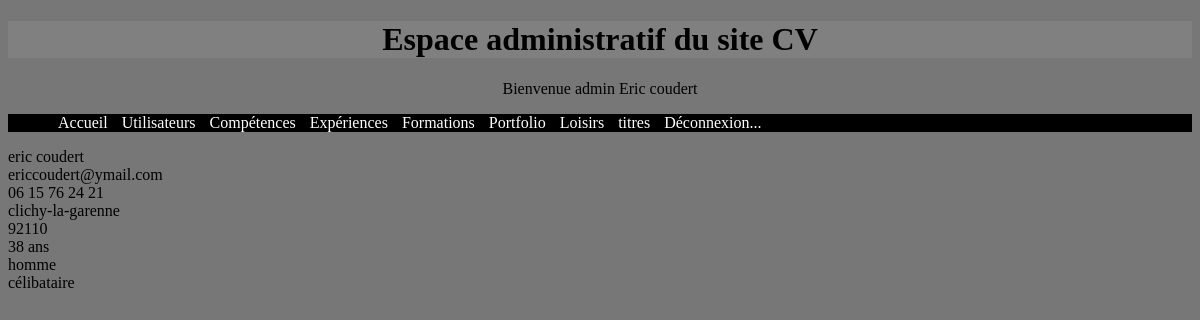
Page /admin/utilisateur.php (signed in) on the committed database.
### tables this page shows
CREATE TABLE `utilisateurs` (
  `id_utilisateur` smallint(5) NOT NULL,
  `nom` varchar(25) NOT NULL,
  `prenom` varchar(25) NOT NULL,
  `email` varchar(50) NOT NULL,
  `telephone` varchar(20) NOT NULL COMMENT 'varchar car 0 n''est pas un entier',
  `mdp` varchar(13) NOT NULL,
  `age` smallint(5) NOT NULL,
  `sexe` enum('homme','femme') NOT NULL,
  `etat_civil` enum('marié','célibataire') NOT NULL,
  `pays` varchar(25) NOT NULL,
  `ville` varchar(20) NOT NULL,
  `adresse` text NOT NULL,
  `code_postal` varchar(5) NOT NULL,
  `pseudo` varchar(13) NOT NULL,
  `avatar` varchar(13) NOT NULL,
  `note` varchar(20) NOT NULL
);

### admin/utilisateur.php (the view, shortened to what this page needs)
<!DOCTYPE html>
<html lang="fr">
	<head>
		<link rel="stylesheet" type="text/css" href="../cssAdmin/myfrontstyle.css" />
	</head>
	<body>
		<header>
			<h1>Espace administratif du site CV</h1>
			<p>Bienvenue admin Eric coudert</p>
			<?php include 'navAdmin.php'; ?>
		</header>
		<div>
			<?php
			$sql = $pdoCV -> query("SELECT * FROM utilisateurs");
			$resultat = $sql -> fetch();
			echo '<div class="identite">';
			echo $resultat['prenom'] . ' ' . $resultat['nom'] . '<br />';
			echo $resultat['email'] . '<br />';
			echo $resultat['telephone'] . '<br />';
			echo $resultat['ville'] . '<br />';
			echo $resultat['code_postal'] . '<br />';
			echo $resultat['age'] . ' ans<br />';
			echo $resultat['sexe'] . '<br />';
			echo $resultat['etat_civil'] . '<br />';
			echo '<img src="../img/" alt="" /></div>';
			 ?>
		</div>
	</body>
</html>

### cssAdmin/myfrontstyle.css (style rules this page uses)
body { background-color: #777; }
h1 { text-align: center; background-color: grey; }
p { text-align: center; }

### rows in the picture
utilisateurs: prenom "eric", nom "coudert", email "ericcoudert@ymail.com", telephone "06 15 76 24 21", ville "clichy-la-garenne", code_postal "92110", age "38", sexe "homme", etat_civil "célibataire"
